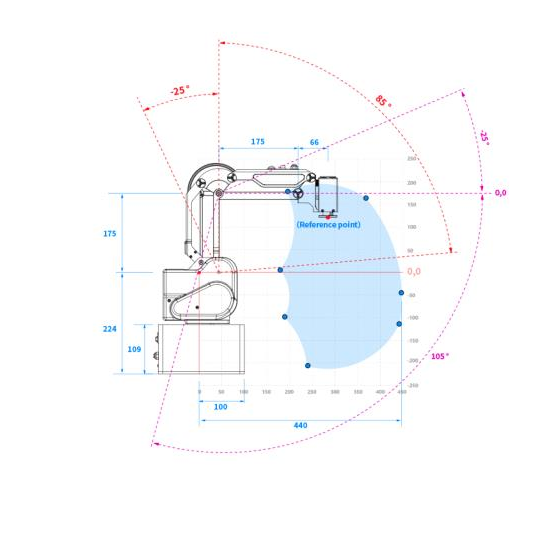
#> input picture materials/mg400_workspace.png, 540 x 540 px
$ python kinematics_tester_mg400.py
#> lines starting #> are read from the running program, lines starting #| are printed output that depends on the picture
"""MG400 Kinematics Tester."""

import os

import matplotlib.pyplot as plt
import numpy as np
from matplotlib.widgets import Slider
from PIL import Image

os.chdir(os.path.dirname(os.path.abspath(__file__)))


def rotation_o(vec, angle):
    """rotation_o"""
    angle = np.deg2rad(angle)
    R = np.array([[np.cos(angle), -np.sin(angle)],
                 [np.sin(angle), np.cos(angle)]])
    return np.dot(R, vec)


def cal_link_pos(theta2, theta3):
    """cal_link_pos"""
    link1_base = np.array([0, 175])
    link2_base = np.array([175, 0])
    link3_base = np.array([66, -57])

    link1_base = rotation_o(link1_base, -theta2)
    link2_base = link1_base + rotation_o(link2_base, -theta2 - theta3)
    link3_base = link2_base + link3_base

    return link1_base, link2_base, link3_base


def update(_):
    """update"""
    j3_1_min = -60
    j3_1_max = 60

    j2_val = theta_j2_slider.val
    j3_val = theta_j3_slider.val

    j2_1 = j2_val
    j3_1 = min(max(j3_1_min, j3_val - j2_val), j3_1_max)
    link1, link2, link3 = cal_link_pos(j2_1, j3_1)

    link1_line[0].set_xdata([origin[0], link1[0]])
    link1_line[0].set_ydata([origin[1], link1[1]])
    link2_line[0].set_xdata([link1[0], link2[0]])
    link2_line[0].set_ydata([link1[1], link2[1]])
    link3_line[0].set_xdata([link2[0], link3[0]])
    link3_line[0].set_ydata([link2[1], link3[1]])
    fig.canvas.draw_idle()


fig, ax = plt.subplots()
plt.subplots_adjust(left=0.1, bottom=0.15)
plt.xlim(-300, 500)
plt.ylim(-300, 500)
im = Image.open("../../materials/mg400_workspace.png")
#> im is the input picture: PIL image 540x540 RGBA; mean R, G, B, A 248.9, 250.2, 251.9, 255
ax.imshow(im, alpha=1.0, extent=[-487, 713, -598, 602])
ax.set_aspect(1)

J2_INIT = 0
J3_INIT = 0

J2_MIN = -25
J2_MAX = 85
J3_MIN = -25
J3_MAX = 105

origin = np.array([0, 0])
init_link1, init_link2, init_link3 = cal_link_pos(J2_INIT, J3_INIT-J2_INIT)

plt.grid()
link1_line = ax.plot([origin[0], init_link1[0]],
                     [origin[1], init_link1[1]],
                     linewidth=3)
link2_line = ax.plot([init_link1[0], init_link2[0]],
                     [init_link1[1], init_link2[1]],
                     linewidth=3)
link3_line = ax.plot([init_link2[0], init_link3[0]],
                     [init_link2[1], init_link3[1]],
                     linewidth=3)


slider1_pos = plt.axes([0.11, 0.05, 0.8, 0.03])
slider2_pos = plt.axes([0.11, 0.01, 0.8, 0.03])

theta_j2_slider = Slider(slider1_pos, "j2 [deg]", J2_MIN, J2_MAX, valinit=0)
theta_j3_slider = Slider(slider2_pos, "j3 [deg]", J3_MIN, J3_MAX, valinit=0)

theta_j2_slider.on_changed(update)
theta_j3_slider.on_changed(update)

plt.grid()
plt.show()
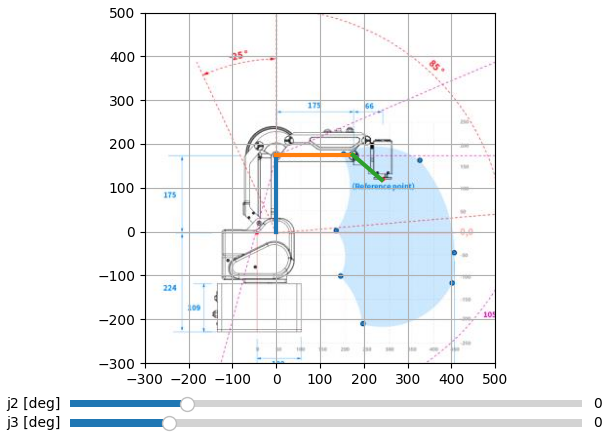
#> figure drawn by matplotlib, 3 panels
